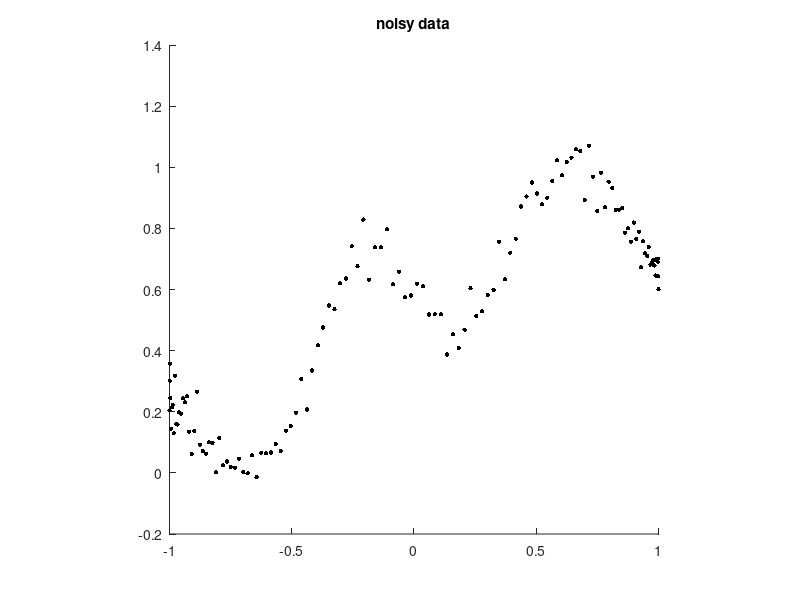

Source code (MATLAB): (Note: this script raises an error after producing the figure.)
%
% this script calculates and plots the cv score for an example on the unit
% interval with chebyshev nodes
%
%% initialization

rng('default');                       % reset random generator
fun    = @(x) peaks(2*x,0);           % example function
M      = 2^7;                         % number of nodes
nodes  = cos(pi*(2*(1:M)-1)/(2*M)).'; % Tschebyshev nodes of first kind
f      = fun(nodes);                  % function values
f = f-min(f); f = f/max(f);           % normalize function

f_e    = f+0.05*randn(size(f));       % noisy function values
s      = 3;


%% plot noisy data

scatter(nodes,real(f_e),10,'k','filled'); hold on;
axis square;
title('noisy data');
drawnow();


%% main computations

fcv = FCV_chebyshev(f_e,s);
lambda_min = fcv.minimize();
[~,~,~,f_r] = fcv.compute(lambda_min);


%% plot reconstruction

plot(nodes,real(f_r)); hold off;
title('noisy data and recontruction')
